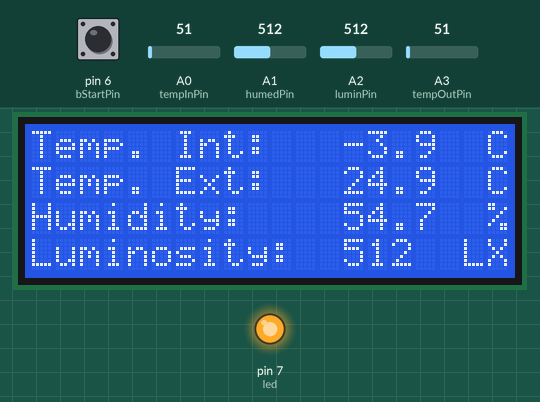
The sketch below on a simulated Arduino Uno, built with avr-gcc and run on an emulated ATmega328P. Parts: 20×4 character LCD, output pins drawn as LEDs (lit = HIGH). Inputs (shaded band) come from the test bench; at power-on: A3 (tempOutPin) = 51, pin 6 (bStartPin) HIGH, A2 (luminPin) = 512, A0 (tempInPin) = 51, A1 (humedPin) = 512. Storage starts empty; EEPROM starts erased; what the sketch prints to the serial monitor is not drawn.

Above: at 5.9 s.
6.0 s: A3 (tempOutPin) set to 48
At 11.6 s:
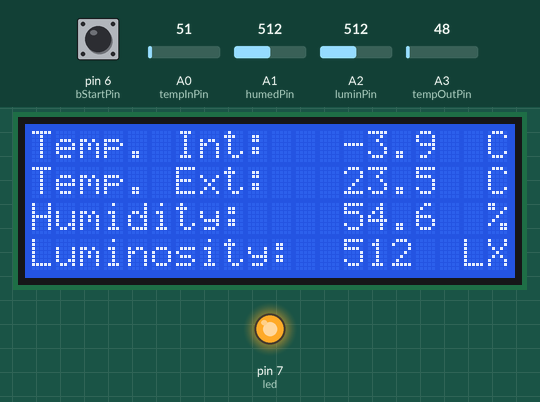
18.8 s: A3 (tempOutPin) set to 41
At 25.1 s:
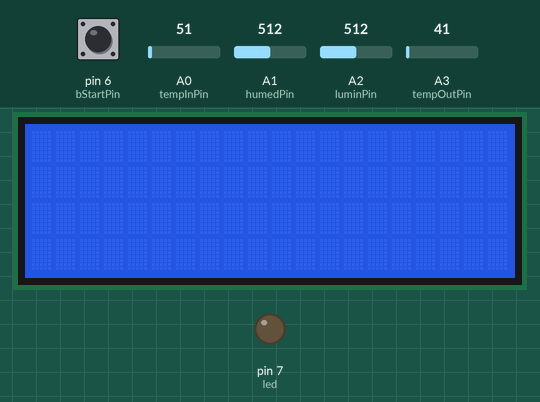
30.8 s: pin 6 (bStartPin) pulled LOW for 3 s
At 33.5 s:
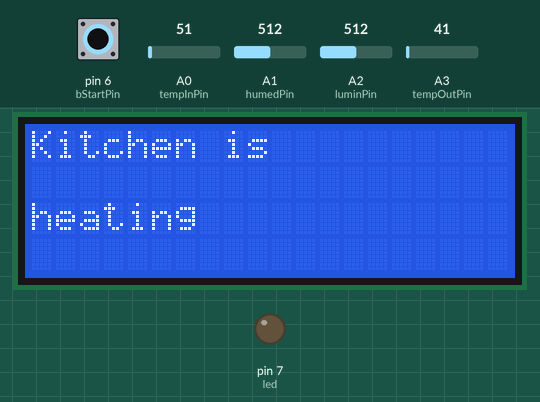
37.3 s: A2 (luminPin) set to 215
At 42.1 s:
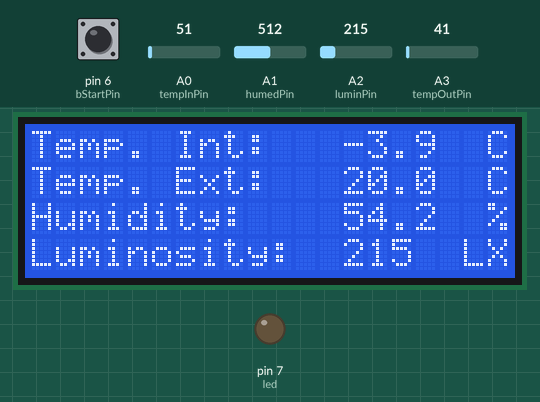
45.1 s: pin 6 (bStartPin) pulled LOW for 3 s
At 48.5 s:
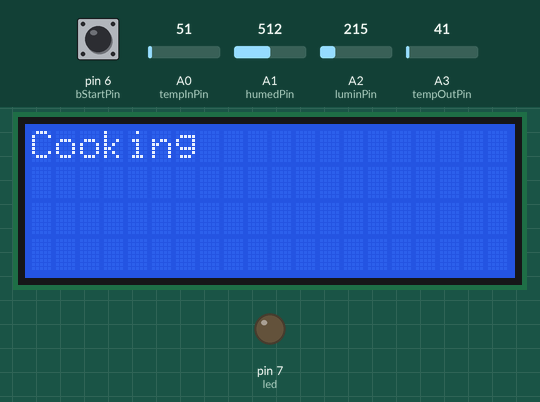
53.9 s: A0 (tempInPin) set to 61
At 59.1 s:
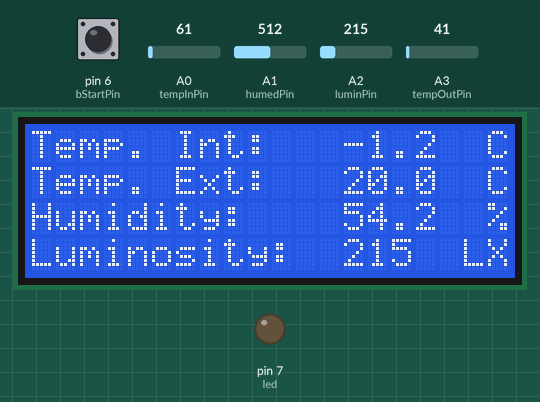
Timing chart, 0 to 60.6 s (numbered marks = the images above; inputs shaded):
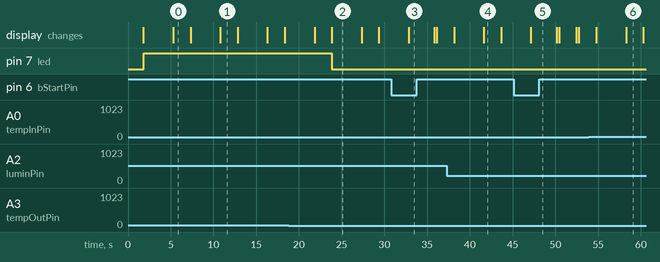

The sketch:

agrococinas_sw.ino
```cpp
// Includes
#include <EEPROM.h>
#include <SdFat.h>
#include <LiquidCrystal.h>

// declare variables
SdFat sd;
SdFile myFile;
const int chipSelect = 53;
float tempInC;
float humedC;
float luminC;
float tempOutC;
char* luminL;
boolean advicedHighTemp = false;
// initialize the library with the numbers of the interface pins
LiquidCrystal lcd(12,11, 5, 4, 3, 2);
//buttons
const int bDataPin = 0;
const int bStartPin = 6;
const int bFinishPin = 1;
int bDataState = 1;
int bStartState = 1;
int bFinishState = 1;
int showState = 0;
//timestamp
long int timestampBegin = 0;
long int timestampIntermediate = 0;
long int timestampFinish = 0;
int stage = 0; //0:not oriented; 1:oriented and heating; 2:cooking;
//sensors
int tempInPin = A0;
int humedPin = A1;
int luminPin = A2;
int tempOutPin = A3;
int led = 7;
int samples[8]; // 8 samples to have a large sample
//EPROMM Write
int addr = 0;
int addr1 = 0;
int addr2 = 0;
int addr3 = 0;
// constants and aux
float supplyVolt = 5.0;
int temp_warning = 22;
char* msg = "";
char* kitchen_name = "kitchen_1";
char aux_string[40];


void setup()
{
  Serial.begin(115200); //opens serial port, sets data rate to 115200 bps
  pinMode(led, OUTPUT);//led pin as output
  //clean the EEPROM
  for (int i = 0; i < 512; i++)
    EEPROM.write(i, 0);
  pinMode(bStartPin, INPUT);
  pinMode(bFinishPin, INPUT);
  pinMode(bDataPin, INPUT);
  // set up the LCD's number of columns and rows:
  lcd.begin(20, 4);
  // Print a message to the LCD.
  lcd.setCursor(0, 0);
  lcd.print("direct me towards the sun and");
  lcd.setCursor(0, 2);
  lcd.print("press green button");
}

void writeSD(){
if (!sd.begin(chipSelect, SPI_HALF_SPEED)) sd.initErrorHalt();
  // open the file for write at end like the Native SD library
  if (!myFile.open("log.txt", O_RDWR | O_CREAT | O_AT_END)) {
    sd.errorHalt("write failed");
  }
  myFile.println();
  myFile.print("Outside temperature: ");
  myFile.print(tempOutC,0);
  myFile.println();
  myFile.print("Luminosity: ");
  myFile.print(luminC, 0);
  myFile.print("  ");
  myFile.print(luminL);
  myFile.println();
  myFile.print("Humidity: ");
  myFile.print(humedC,0);
  myFile.println();
  myFile.print("Inside temperatura: ");
  myFile.print(tempInC,0);
  myFile.println();
  // close the file:
  myFile.close();
  Serial.println("done.");
}

void readSD(){
  if (!sd.begin(chipSelect, SPI_HALF_SPEED)) sd.initErrorHalt();
  // re-open the file for reading:
  if (!myFile.open("log.txt", O_READ)) {
    sd.errorHalt("read failed");
  }
  Serial.println("log.txt:");
  // read from the file until there's nothing else in it:
  int data;
  while ((data = myFile.read()) > 0) Serial.write(data);
  // close the file:
  myFile.close();
}

void evaluate_temp()
{
  Serial.println(tempOutC);
  Serial.println(temp_warning);
  if(tempOutC> temp_warning){
    Serial.print("Temperature over ");
    Serial.println(temp_warning);
    digitalWrite(led, HIGH);
  }else{
     digitalWrite(led, LOW);
  }
}

void evaluate_lumi()
{
  if(luminC < 75){
    luminL = "very dark";
  }else if(luminC < 150){
    luminL = "dark";
  }else if(luminC < 225){
    luminL = "bright";
  }else{
    luminL = "very bright";
  }
}

void generateUpdate()
{
  //aux variables
  char at[2]="@";
  char aux[10];
  //build the string for sending via WiFi
  memcpy(aux_string,"UPDATE@",7);
  strcat(aux_string, kitchen_name);
  strcat(aux_string, at);
  sprintf(aux,"%d",int(luminC));
  strcat(aux_string, aux);
  strcat(aux_string, at);
  sprintf(aux,"%d",int(tempOutC));
  strcat(aux_string, aux);
  strcat(aux_string, at);
  sprintf(aux,"%d",int(tempInC));
  strcat(aux_string, aux);
  strcat(aux_string, at);
  sprintf(aux,"%d",int(humedC));
  strcat(aux_string, aux);
  delay(10);
  Serial.println(aux_string);
}

void showData(float iT, float eT, float h, float l){
  lcd.clear();
  lcd.setCursor(0, 0);
  lcd.print("Temp. Int:");
  lcd.setCursor(13, 0);
  lcd.print(iT,1);
  lcd.setCursor(19, 0);
  lcd.print("C");
  lcd.setCursor(0, 1);
  lcd.print("Temp. Ext:");
  lcd.setCursor(13, 1);
  lcd.print(eT,1);
  lcd.setCursor(19, 1);
  lcd.print("C");
  lcd.setCursor(0, 2);
  lcd.print("Humidity:");
  lcd.setCursor(13, 2);
  lcd.print(h,1);
  lcd.setCursor(19, 2);
  lcd.print(char(37));
  lcd.setCursor(0, 3);
  lcd.print("Luminosity:");
  lcd.setCursor(13, 3);
  lcd.print(l,0);
  lcd.setCursor(18, 3);
  lcd.print("LX");
}

//read all the sensors
void readSensors()
{
  tempInC = analogRead(tempInPin);           //read the value from the sensor
  tempInC = (supplyVolt * tempInC * 100.0)/1023.0;  //temp in
  tempInC = (tempInC-32)*5/9;
  delay(20);
  tempOutC = analogRead(tempOutPin);           //read the value from the sensor
  tempOutC = (supplyVolt * tempOutC * 100.0)/1023.0;  //change it the analog data to temperature
  evaluate_temp();
  delay(20);
  humedC = analogRead(humedPin);           //read the value from the sensor
  float voltage = humedC/1023. * supplyVolt; // change it to voltage value
  float sensorRH = 161.0 * voltage / supplyVolt - 25.8;
  //humedC = ((((humedC/1023)*5)-0.8)/3.1)*100;  //change it the analog data to HR%
  humedC = (sensorRH)/(1.0546-0.00216*(tempOutC)); // temperature compensation
  delay(20);

  luminC = analogRead(luminPin);           //read the value from the sensor
  evaluate_lumi();
  //luminC = (5.0 * luminC * 100.0)/1024.0;  //change it the analog data
  Serial.println("=====================");
  Serial.print("Outside temperature: ");
  Serial.print(tempOutC,0);
  Serial.println();
  Serial.print("Luminosity: ");
  Serial.print(luminC, 0);
  Serial.print("  ");
  Serial.print(luminL);
  Serial.println();
  Serial.print("Humidity: ");
  Serial.print(humedC,0);
  Serial.println();
  Serial.print("Inside temperature: ");
  Serial.print(tempInC,0);
  Serial.println();
}

//check the state of the buttons
void readButtons()
{
  bStartState = digitalRead(bStartPin);
  bFinishState = digitalRead(bFinishPin);
  bDataState = digitalRead(bDataPin);

}

//check if the temperature is good enough to cook
void evaluateTemperature()
{
  if ((tempInC>60) && (!advicedHighTemp)){
  lcd.clear();
  lcd.setCursor(0,0);
  lcd.print("I'm above 60C");
  lcd.setCursor(0,1);
  lcd.print("when the food is inside");
  lcd.setCursor(0,2);
  lcd.print("press the");
  lcd.setCursor(0,3);
  lcd.print("green button");
  advicedHighTemp=true;
  }
}

void checkShowData()
{
   // check if the pushbutton is pressed.
  // if it is, the buttonState is HIGH:
  if ((bDataState == LOW) || (showState > 0)) {
    delay(300);
    showState = 1;
    showData(tempInC, tempOutC, humedC, luminC);
    delay(2000);

  }
}

//check if the food is cooked
void checkStageTwo()
{
    if ((bFinishState == LOW)&&(stage == 2)){
    delay(300);
    lcd.clear();
    lcd.setCursor(0,0);
    lcd.print("Food ready!");
    delay(2000);
    lcd.clear();
    stage = 0;
  }
}

//check if the kitchen is heating and ready to cook
void checkStageOne()
{
    if (bStartState == LOW){
    Serial.println("green button pressed");
    if (stage == 0){
      delay(300);
      lcd.clear();
      lcd.setCursor(0,0);
      lcd.print("Kitchen is");
      lcd.setCursor(0,2);
      lcd.print("heating");
      delay(3000);
      lcd.clear();
      stage = 1;
    }
    else if (stage == 1){
      delay(300);
      lcd.clear();
      lcd.setCursor(0,0);
      lcd.print("Cooking");
      delay(3000);
      lcd.clear();
      stage = 2;
    }
  }
}

//main
void loop()
{
  readSensors();
  delay(3000);
  generateUpdate();
  writeSD();
  memset(aux_string,0,sizeof(aux_string));
  addr1 = addr + 1;
  addr2 = addr + 2;
  addr3 = addr + 3;
  EEPROM.write(addr,(byte)tempOutC);
  delay(20);
  EEPROM.write(addr1, (byte)luminC);
  delay(20);
  EEPROM.write(addr2, (byte)humedC);
  delay(20);
  EEPROM.write(addr3, (byte)tempInC);
  delay(20);
  // advance to the next address.  there are 512 bytes in
  // the EEPROM, so go back to 0 when we hit 512.
  addr = addr + 4;
  if (addr == 512)
    addr = 0;

  readButtons();
  checkStageOne();
  checkStageTwo();
  checkShowData();
  evaluateTemperature();
  lcd.clear();

}
```

Measured:
- the behaviour switches between 46 and 45 on A3 (tempOutPin) (found by bisection; images 1 and 2)
- after the input at 6.0 s, the display: first differs from a run without the input after 4.8 s (image 1)
- after the input at 18.8 s, pin 7 (led): HIGH → LOW after 5.0 s
- after the input at 30.8 s, the display: changes after 2.0 s (image 3)
- after the input at 37.3 s, the display: first differs from a run without the input after 4.3 s (image 4)
- after the input at 45.1 s, the display: changes after 2.0 s (image 5)
- after the input at 53.9 s, the display: first differs from a run without the input after 4.4 s (image 6)
